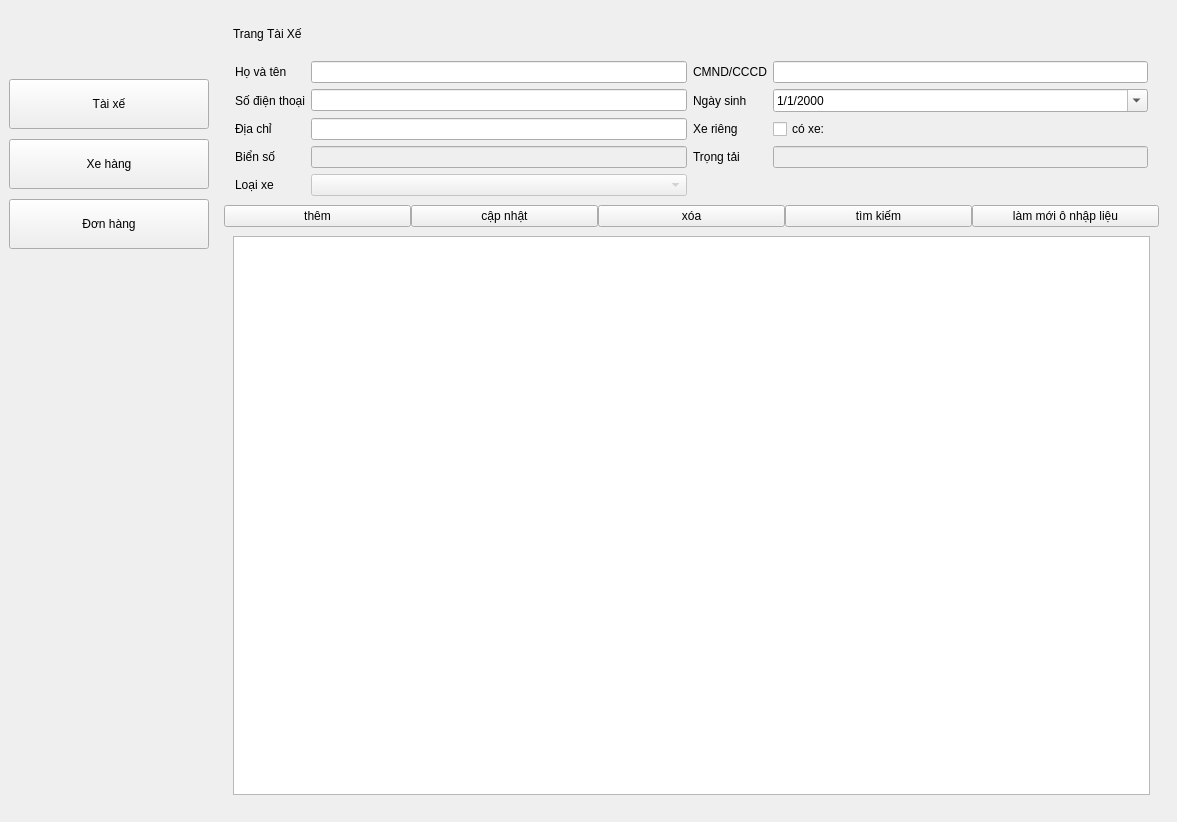
<?xml version="1.0" encoding="UTF-8"?>
<ui version="4.0">
 <class>MainWindow</class>
 <widget class="QMainWindow" name="MainWindow">
  <property name="geometry">
   <rect>
    <x>0</x>
    <y>0</y>
    <width>1177</width>
    <height>822</height>
   </rect>
  </property>
  <property name="windowTitle">
   <string>MainWindow</string>
  </property>
  <widget class="QWidget" name="centralwidget">
   <property name="contextMenuPolicy">
    <enum>Qt::NoContextMenu</enum>
   </property>
   <layout class="QHBoxLayout" name="horizontalLayout" stretch="0,0">
    <item>
     <widget class="QFrame" name="sideBar">
      <property name="styleSheet">
       <string notr="true"/>
      </property>
      <property name="frameShape">
       <enum>QFrame::NoFrame</enum>
      </property>
      <layout class="QVBoxLayout" name="verticalLayout">
       <property name="spacing">
        <number>10</number>
       </property>
       <property name="leftMargin">
        <number>0</number>
       </property>
       <property name="topMargin">
        <number>70</number>
       </property>
       <property name="rightMargin">
        <number>0</number>
       </property>
       <property name="bottomMargin">
        <number>0</number>
       </property>
       <item>
        <widget class="QPushButton" name="pushButton_driver_page">
         <property name="minimumSize">
          <size>
           <width>200</width>
           <height>50</height>
          </size>
         </property>
         <property name="styleSheet">
          <string notr="true">font: 75 10pt &quot;MS Shell Dlg 2&quot;;</string>
         </property>
         <property name="text">
          <string>Tài xế</string>
         </property>
        </widget>
       </item>
       <item>
        <widget class="QPushButton" name="pushButton_car_page">
         <property name="minimumSize">
          <size>
           <width>200</width>
           <height>50</height>
          </size>
         </property>
         <property name="styleSheet">
          <string notr="true">color: rgb(0, 0, 0);
font: 10pt &quot;MS Shell Dlg 2&quot;;</string>
         </property>
         <property name="text">
          <string>Xe hàng</string>
         </property>
        </widget>
       </item>
       <item>
        <widget class="QPushButton" name="pushButton_order_page">
         <property name="minimumSize">
          <size>
           <width>200</width>
           <height>50</height>
          </size>
         </property>
         <property name="styleSheet">
          <string notr="true">font: 75 10pt &quot;MS Shell Dlg 2&quot;;</string>
         </property>
         <property name="text">
          <string>Đơn hàng</string>
         </property>
        </widget>
       </item>
       <item>
        <spacer name="verticalSpacer">
         <property name="orientation">
          <enum>Qt::Vertical</enum>
         </property>
         <property name="sizeHint" stdset="0">
          <size>
           <width>20</width>
           <height>439</height>
          </size>
         </property>
        </spacer>
       </item>
      </layout>
     </widget>
    </item>
    <item>
     <widget class="QFrame" name="mainInfor">
      <property name="frameShape">
       <enum>QFrame::NoFrame</enum>
      </property>
      <layout class="QGridLayout" name="gridLayout_2" columnstretch="0">
       <property name="sizeConstraint">
        <enum>QLayout::SetDefaultConstraint</enum>
       </property>
       <item row="0" column="0">
        <widget class="QStackedWidget" name="stackedWidget">
         <property name="currentIndex">
          <number>0</number>
         </property>
         <widget class="QWidget" name="page">
          <layout class="QVBoxLayout" name="verticalLayout_2" stretch="0,0,0,0">
           <property name="spacing">
            <number>0</number>
           </property>
           <property name="leftMargin">
            <number>0</number>
           </property>
           <property name="topMargin">
            <number>0</number>
           </property>
           <property name="rightMargin">
            <number>0</number>
           </property>
           <property name="bottomMargin">
            <number>0</number>
           </property>
           <item>
            <widget class="QFrame" name="frame_title">
             <property name="frameShape">
              <enum>QFrame::NoFrame</enum>
             </property>
             <layout class="QHBoxLayout" name="horizontalLayout_3">
              <item>
               <widget class="QLabel" name="title_label">
                <property name="styleSheet">
                 <string notr="true">font: 75 20pt &quot;MS Shell Dlg 2&quot;;</string>
                </property>
                <property name="text">
                 <string>Trang Tài Xế</string>
                </property>
               </widget>
              </item>
             </layout>
            </widget>
           </item>
           <item>
            <widget class="QFrame" name="frame_form">
             <property name="enabled">
              <bool>true</bool>
             </property>
             <property name="autoFillBackground">
              <bool>false</bool>
             </property>
             <property name="frameShape">
              <enum>QFrame::NoFrame</enum>
             </property>
             <layout class="QGridLayout" name="gridLayout">
              <property name="leftMargin">
               <number>11</number>
              </property>
              <property name="topMargin">
               <number>11</number>
              </property>
              <property name="rightMargin">
               <number>11</number>
              </property>
              <item row="3" column="0">
               <widget class="QLabel" name="label_21">
                <property name="text">
                 <string>Biển số</string>
                </property>
               </widget>
              </item>
              <item row="0" column="0">
               <widget class="QLabel" name="label">
                <property name="text">
                 <string>Họ và tên</string>
                </property>
               </widget>
              </item>
              <item row="0" column="1">
               <widget class="QLineEdit" name="name_driver"/>
              </item>
              <item row="1" column="0">
               <widget class="QLabel" name="label_2">
                <property name="text">
                 <string>Số điện thoại</string>
                </property>
               </widget>
              </item>
              <item row="1" column="1">
               <widget class="QLineEdit" name="phone_driver"/>
              </item>
              <item row="2" column="3">
               <widget class="QCheckBox" name="has_car">
                <property name="layoutDirection">
                 <enum>Qt::LeftToRight</enum>
                </property>
                <property name="text">
                 <string>có xe:</string>
                </property>
               </widget>
              </item>
              <item row="2" column="1">
               <widget class="QLineEdit" name="address_driver"/>
              </item>
              <item row="1" column="2">
               <widget class="QLabel" name="label_5">
                <property name="text">
                 <string>Ngày sinh</string>
                </property>
               </widget>
              </item>
              <item row="0" column="2">
               <widget class="QLabel" name="label_4">
                <property name="text">
                 <string>CMND/CCCD</string>
                </property>
               </widget>
              </item>
              <item row="0" column="3">
               <widget class="QLineEdit" name="cmmd_driver"/>
              </item>
              <item row="2" column="0">
               <widget class="QLabel" name="label_3">
                <property name="text">
                 <string>Địa chỉ</string>
                </property>
               </widget>
              </item>
              <item row="2" column="2">
               <widget class="QLabel" name="label_7">
                <property name="text">
                 <string>Xe riêng</string>
                </property>
               </widget>
              </item>
              <item row="1" column="3">
               <widget class="QDateEdit" name="born_time">
                <property name="displayFormat">
                 <string>d/M/yyyy</string>
                </property>
                <property name="calendarPopup">
                 <bool>true</bool>
                </property>
               </widget>
              </item>
              <item row="3" column="2">
               <widget class="QLabel" name="label_22">
                <property name="text">
                 <string>Trọng tải</string>
                </property>
               </widget>
              </item>
              <item row="4" column="0">
               <widget class="QLabel" name="label_23">
                <property name="text">
                 <string>Loại xe</string>
                </property>
               </widget>
              </item>
              <item row="3" column="1">
               <widget class="QLineEdit" name="driverHasCarBienSo">
                <property name="enabled">
                 <bool>false</bool>
                </property>
               </widget>
              </item>
              <item row="3" column="3">
               <widget class="QLineEdit" name="driverHasCarTon">
                <property name="enabled">
                 <bool>false</bool>
                </property>
               </widget>
              </item>
              <item row="4" column="1">
               <widget class="QComboBox" name="driverHasCarType">
                <property name="enabled">
                 <bool>false</bool>
                </property>
               </widget>
              </item>
             </layout>
            </widget>
           </item>
           <item>
            <widget class="QFrame" name="frame_btn">
             <property name="frameShape">
              <enum>QFrame::NoFrame</enum>
             </property>
             <layout class="QHBoxLayout" name="horizontalLayout_2">
              <property name="spacing">
               <number>0</number>
              </property>
              <property name="leftMargin">
               <number>0</number>
              </property>
              <property name="topMargin">
               <number>0</number>
              </property>
              <property name="rightMargin">
               <number>0</number>
              </property>
              <property name="bottomMargin">
               <number>0</number>
              </property>
              <item>
               <widget class="QPushButton" name="add_btn">
                <property name="minimumSize">
                 <size>
                  <width>100</width>
                  <height>0</height>
                 </size>
                </property>
                <property name="text">
                 <string>thêm</string>
                </property>
               </widget>
              </item>
              <item>
               <widget class="QPushButton" name="update_btn">
                <property name="minimumSize">
                 <size>
                  <width>100</width>
                  <height>0</height>
                 </size>
                </property>
                <property name="text">
                 <string>cập nhật</string>
                </property>
               </widget>
              </item>
              <item>
               <widget class="QPushButton" name="remove_btn">
                <property name="text">
                 <string>xóa</string>
                </property>
               </widget>
              </item>
              <item>
               <widget class="QPushButton" name="find_btn">
                <property name="text">
                 <string>tìm kiếm</string>
                </property>
               </widget>
              </item>
              <item>
               <widget class="QPushButton" name="refresh_btn">
                <property name="text">
                 <string>làm mới ô nhập liệu</string>
                </property>
               </widget>
              </item>
             </layout>
            </widget>
           </item>
           <item>
            <widget class="QFrame" name="frame_table">
             <property name="frameShape">
              <enum>QFrame::NoFrame</enum>
             </property>
             <layout class="QHBoxLayout" name="horizontalLayout_4">
              <item>
               <widget class="QTableWidget" name="table_result">
                <property name="enabled">
                 <bool>true</bool>
                </property>
                <property name="minimumSize">
                 <size>
                  <width>904</width>
                  <height>465</height>
                 </size>
                </property>
                <property name="focusPolicy">
                 <enum>Qt::NoFocus</enum>
                </property>
                <property name="editTriggers">
                 <set>QAbstractItemView::NoEditTriggers</set>
                </property>
                <property name="showGrid">
                 <bool>true</bool>
                </property>
                <attribute name="horizontalHeaderVisible">
                 <bool>false</bool>
                </attribute>
                <attribute name="horizontalHeaderCascadingSectionResizes">
                 <bool>false</bool>
                </attribute>
                <attribute name="horizontalHeaderDefaultSectionSize">
                 <number>50</number>
                </attribute>
                <attribute name="horizontalHeaderHighlightSections">
                 <bool>true</bool>
                </attribute>
                <attribute name="horizontalHeaderMinimumSectionSize">
                 <number>100</number>
                </attribute>
                <attribute name="horizontalHeaderShowSortIndicator" stdset="0">
                 <bool>false</bool>
                </attribute>
                <attribute name="horizontalHeaderStretchLastSection">
                 <bool>false</bool>
                </attribute>
                <attribute name="verticalHeaderVisible">
                 <bool>false</bool>
                </attribute>
                <attribute name="verticalHeaderCascadingSectionResizes">
                 <bool>false</bool>
                </attribute>
                <attribute name="verticalHeaderShowSortIndicator" stdset="0">
                 <bool>false</bool>
                </attribute>
                <attribute name="verticalHeaderStretchLastSection">
                 <bool>false</bool>
                </attribute>
                <column>
                 <property name="text">
                  <string>Họ và tên</string>
                 </property>
                 <property name="textAlignment">
                  <set>AlignLeading|AlignVCenter</set>
                 </property>
                </column>
                <column>
                 <property name="text">
                  <string>Số điện thoại</string>
                 </property>
                 <property name="textAlignment">
                  <set>AlignLeading|AlignVCenter</set>
                 </property>
                </column>
                <column>
                 <property name="text">
                  <string>Địa chỉ</string>
                 </property>
                 <property name="textAlignment">
                  <set>AlignLeading|AlignVCenter</set>
                 </property>
                </column>
                <column>
                 <property name="text">
                  <string>Ngày sinh </string>
                 </property>
                 <property name="textAlignment">
                  <set>AlignLeading|AlignVCenter</set>
                 </property>
                </column>
                <column>
                 <property name="text">
                  <string>CMND/CCCD</string>
                 </property>
                 <property name="textAlignment">
                  <set>AlignLeading|AlignVCenter</set>
                 </property>
                </column>
                <column>
                 <property name="text">
                  <string>Có xe riêng</string>
                 </property>
                 <property name="textAlignment">
                  <set>AlignLeading|AlignVCenter</set>
                 </property>
                </column>
                <column>
                 <property name="text">
                  <string>Trọng tải (tấn)</string>
                 </property>
                </column>
                <column>
                 <property name="text">
                  <string>Loại xe</string>
                 </property>
                </column>
                <column>
                 <property name="text">
                  <string>Biển số</string>
                 </property>
                </column>
               </widget>
              </item>
             </layout>
            </widget>
           </item>
          </layout>
         </widget>
         <widget class="QWidget" name="page_2">
          <layout class="QVBoxLayout" name="verticalLayout_3">
           <property name="leftMargin">
            <number>0</number>
           </property>
           <property name="topMargin">
            <number>0</number>
           </property>
           <property name="rightMargin">
            <number>0</number>
           </property>
           <property name="bottomMargin">
            <number>0</number>
           </property>
           <item>
            <widget class="QFrame" name="frame_title_2">
             <property name="frameShape">
              <enum>QFrame::NoFrame</enum>
             </property>
             <layout class="QHBoxLayout" name="horizontalLayout_7">
              <item>
               <widget class="QLabel" name="title_label_2">
                <property name="styleSheet">
                 <string notr="true">font: 75 20pt &quot;MS Shell Dlg 2&quot;;</string>
                </property>
                <property name="text">
                 <string>Trang xe vận tải</string>
                </property>
               </widget>
              </item>
             </layout>
            </widget>
           </item>
           <item>
            <widget class="QFrame" name="frame_form_2">
             <property name="frameShape">
              <enum>QFrame::NoFrame</enum>
             </property>
             <layout class="QGridLayout" name="gridLayout_3">
              <item row="3" column="2">
               <widget class="QLabel" name="label_12">
                <property name="text">
                 <string>Loại xe</string>
                </property>
               </widget>
              </item>
              <item row="2" column="4">
               <widget class="QLineEdit" name="car_lease_ton"/>
              </item>
              <item row="0" column="0">
               <widget class="QLabel" name="label_6">
                <property name="text">
                 <string>Chủ xe</string>
                </property>
               </widget>
              </item>
              <item row="0" column="4">
               <widget class="QLineEdit" name="car_lease_number"/>
              </item>
              <item row="2" column="1">
               <widget class="QLineEdit" name="phone_lease"/>
              </item>
              <item row="0" column="2">
               <widget class="QLabel" name="label_8">
                <property name="text">
                 <string>Biển số</string>
                </property>
               </widget>
              </item>
              <item row="0" column="1">
               <widget class="QLineEdit" name="name_lease"/>
              </item>
              <item row="2" column="0">
               <widget class="QLabel" name="label_9">
                <property name="text">
                 <string>Số điện thoại</string>
                </property>
               </widget>
              </item>
              <item row="2" column="2">
               <widget class="QLabel" name="label_10">
                <property name="text">
                 <string>Trọng tải</string>
                </property>
               </widget>
              </item>
              <item row="3" column="0">
               <widget class="QLabel" name="label_11">
                <property name="text">
                 <string>Địa chỉ</string>
                </property>
               </widget>
              </item>
              <item row="3" column="1">
               <widget class="QLineEdit" name="address_car_lease"/>
              </item>
              <item row="3" column="4">
               <widget class="QComboBox" name="car_lease_type"/>
              </item>
             </layout>
            </widget>
           </item>
           <item>
            <widget class="QFrame" name="frame_btn_2">
             <property name="frameShape">
              <enum>QFrame::NoFrame</enum>
             </property>
             <layout class="QHBoxLayout" name="horizontalLayout_5">
              <item>
               <widget class="QPushButton" name="add_btn_2">
                <property name="text">
                 <string>thêm</string>
                </property>
               </widget>
              </item>
              <item>
               <widget class="QPushButton" name="update_btn_2">
                <property name="text">
                 <string>cập nhật</string>
                </property>
               </widget>
              </item>
              <item>
               <widget class="QPushButton" name="remove_btn_2">
                <property name="text">
                 <string>xóa</string>
                </property>
               </widget>
              </item>
              <item>
               <widget class="QPushButton" name="find_btn_2">
                <property name="text">
                 <string>tìm kiếm</string>
                </property>
               </widget>
              </item>
              <item>
               <widget class="QPushButton" name="refresh_btn_2">
                <property name="text">
                 <string>làm mới ô nhập liệu</string>
                </property>
               </widget>
              </item>
             </layout>
            </widget>
           </item>
           <item>
            <widget class="QFrame" name="frame_table_2">
             <property name="frameShape">
              <enum>QFrame::NoFrame</enum>
             </property>
             <layout class="QHBoxLayout" name="horizontalLayout_6">
              <item>
               <widget class="QTableWidget" name="table_result_2">
                <property name="focusPolicy">
                 <enum>Qt::NoFocus</enum>
                </property>
                <property name="editTriggers">
                 <set>QAbstractItemView::NoEditTriggers</set>
                </property>
                <property name="showGrid">
                 <bool>true</bool>
                </property>
                <property name="sortingEnabled">
                 <bool>false</bool>
                </property>
                <attribute name="horizontalHeaderVisible">
                 <bool>false</bool>
                </attribute>
                <attribute name="horizontalHeaderCascadingSectionResizes">
                 <bool>false</bool>
                </attribute>
                <attribute name="horizontalHeaderDefaultSectionSize">
                 <number>50</number>
                </attribute>
                <attribute name="horizontalHeaderHighlightSections">
                 <bool>true</bool>
                </attribute>
                <attribute name="horizontalHeaderMinimumSectionSize">
                 <number>100</number>
                </attribute>
                <attribute name="horizontalHeaderShowSortIndicator" stdset="0">
                 <bool>false</bool>
                </attribute>
                <attribute name="horizontalHeaderStretchLastSection">
                 <bool>false</bool>
                </attribute>
                <attribute name="verticalHeaderVisible">
                 <bool>false</bool>
                </attribute>
                <attribute name="verticalHeaderCascadingSectionResizes">
                 <bool>false</bool>
                </attribute>
                <attribute name="verticalHeaderShowSortIndicator" stdset="0">
                 <bool>false</bool>
                </attribute>
                <attribute name="verticalHeaderStretchLastSection">
                 <bool>false</bool>
                </attribute>
                <column>
                 <property name="text">
                  <string>Họ và tên</string>
                 </property>
                 <property name="textAlignment">
                  <set>AlignLeading|AlignVCenter</set>
                 </property>
                </column>
                <column>
                 <property name="text">
                  <string>Số điện thoại</string>
                 </property>
                 <property name="textAlignment">
                  <set>AlignLeading|AlignVCenter</set>
                 </property>
                </column>
                <column>
                 <property name="text">
                  <string>Địa chỉ</string>
                 </property>
                 <property name="textAlignment">
                  <set>AlignLeading|AlignVCenter</set>
                 </property>
                </column>
                <column>
                 <property name="text">
                  <string>Biển số</string>
                 </property>
                 <property name="textAlignment">
                  <set>AlignLeading|AlignVCenter</set>
                 </property>
                </column>
                <column>
                 <property name="text">
                  <string>Trọng tải (tấn)</string>
                 </property>
                 <property name="textAlignment">
                  <set>AlignLeading|AlignVCenter</set>
                 </property>
                </column>
                <column>
                 <property name="text">
                  <string>Loại xe</string>
                 </property>
                 <property name="textAlignment">
                  <set>AlignLeading|AlignVCenter</set>
                 </property>
                </column>
               </widget>
              </item>
             </layout>
            </widget>
           </item>
          </layout>
         </widget>
         <widget class="QWidget" name="page_3">
          <layout class="QVBoxLayout" name="verticalLayout_4">
           <property name="leftMargin">
            <number>0</number>
           </property>
           <property name="topMargin">
            <number>0</number>
           </property>
           <property name="rightMargin">
            <number>0</number>
           </property>
           <property name="bottomMargin">
            <number>0</number>
           </property>
           <item>
            <widget class="QFrame" name="frame_title_3">
             <property name="frameShape">
              <enum>QFrame::NoFrame</enum>
             </property>
             <layout class="QHBoxLayout" name="horizontalLayout_10">
              <item>
               <widget class="QLabel" name="title_label_3">
                <property name="styleSheet">
                 <string notr="true">font: 75 20pt &quot;MS Shell Dlg 2&quot;;</string>
                </property>
                <property name="text">
                 <string>Trang Đơn Hàng</string>
                </property>
               </widget>
              </item>
             </layout>
            </widget>
           </item>
           <item>
            <widget class="QFrame" name="frame_form_3">
             <property name="frameShape">
              <enum>QFrame::NoFrame</enum>
             </property>
             <layout class="QGridLayout" name="gridLayout_4">
              <item row="2" column="5" colspan="2">
               <widget class="QLineEdit" name="order_need_car"/>
              </item>
              <item row="2" column="4">
               <widget class="QLabel" name="label_13">
                <property name="text">
                 <string>Loại bảo quản</string>
                </property>
               </widget>
              </item>
              <item row="0" column="0">
               <widget class="QLabel" name="label_14">
                <property name="text">
                 <string>Mã đơn</string>
                </property>
               </widget>
              </item>
              <item row="1" column="0" colspan="2">
               <widget class="QLabel" name="label_16">
                <property name="text">
                 <string>Ngày khởi hành</string>
                </property>
               </widget>
              </item>
              <item row="3" column="2">
               <widget class="QLineEdit" name="driver_name_order"/>
              </item>
              <item row="3" column="6">
               <widget class="QComboBox" name="car_chose_box">
                <property name="minimumSize">
                 <size>
                  <width>250</width>
                  <height>0</height>
                 </size>
                </property>
               </widget>
              </item>
              <item row="1" column="4">
               <widget class="QLabel" name="label_17">
                <property name="text">
                 <string>Số lượng hàng (Tấn)</string>
                </property>
               </widget>
              </item>
              <item row="0" column="2" colspan="2">
               <widget class="QLineEdit" name="name_orderID"/>
              </item>
              <item row="0" column="4">
               <widget class="QLabel" name="label_15">
                <property name="text">
                 <string>Trạng thái đơn</string>
                </property>
               </widget>
              </item>
              <item row="1" column="5" colspan="2">
               <widget class="QLineEdit" name="ton_cargo"/>
              </item>
              <item row="3" column="0">
               <widget class="QLabel" name="label_19">
                <property name="text">
                 <string>Chọn tài xế</string>
                </property>
               </widget>
              </item>
              <item row="3" column="3">
               <widget class="QComboBox" name="driver_chose_box">
                <property name="minimumSize">
                 <size>
                  <width>250</width>
                  <height>0</height>
                 </size>
                </property>
               </widget>
              </item>
              <item row="3" column="4">
               <widget class="QLabel" name="label_20">
                <property name="text">
                 <string>Chọn xe</string>
                </property>
               </widget>
              </item>
              <item row="2" column="2" colspan="2">
               <widget class="QLineEdit" name="order_name"/>
              </item>
              <item row="3" column="5">
               <widget class="QLineEdit" name="car_name_order"/>
              </item>
              <item row="2" column="0">
               <widget class="QLabel" name="label_18">
                <property name="text">
                 <string>Tên hàng</string>
                </property>
               </widget>
              </item>
              <item row="1" column="2" colspan="2">
               <widget class="QLineEdit" name="time_start"/>
              </item>
              <item row="0" column="5" colspan="2">
               <widget class="QLineEdit" name="order_status"/>
              </item>
             </layout>
            </widget>
           </item>
           <item>
            <widget class="QFrame" name="frame_btn_3">
             <property name="frameShape">
              <enum>QFrame::NoFrame</enum>
             </property>
             <layout class="QHBoxLayout" name="horizontalLayout_8">
              <item>
               <widget class="QPushButton" name="add_btn_3">
                <property name="text">
                 <string>xuất đơn</string>
                </property>
               </widget>
              </item>
              <item>
               <widget class="QPushButton" name="update_btn_3">
                <property name="text">
                 <string>cập nhật tài xế và xe</string>
                </property>
               </widget>
              </item>
              <item>
               <widget class="QPushButton" name="find_btn_3">
                <property name="text">
                 <string>tìm kiếm</string>
                </property>
               </widget>
              </item>
              <item>
               <widget class="QPushButton" name="refresh_btn_3">
                <property name="text">
                 <string>làm mới ô nhập liệu</string>
                </property>
               </widget>
              </item>
              <item>
               <widget class="QPushButton" name="refresh_btn_order">
                <property name="text">
                 <string>làm mới bảng đơn</string>
                </property>
               </widget>
              </item>
             </layout>
            </widget>
           </item>
           <item>
            <widget class="QFrame" name="frame_table_3">
             <property name="frameShape">
              <enum>QFrame::NoFrame</enum>
             </property>
             <layout class="QHBoxLayout" name="horizontalLayout_9">
              <item>
               <widget class="QTableWidget" name="table_result_3">
                <property name="focusPolicy">
                 <enum>Qt::NoFocus</enum>
                </property>
                <property name="editTriggers">
                 <set>QAbstractItemView::NoEditTriggers</set>
                </property>
                <property name="showGrid">
                 <bool>true</bool>
                </property>
                <attribute name="horizontalHeaderVisible">
                 <bool>false</bool>
                </attribute>
                <attribute name="horizontalHeaderCascadingSectionResizes">
                 <bool>false</bool>
                </attribute>
                <attribute name="horizontalHeaderDefaultSectionSize">
                 <number>50</number>
                </attribute>
                <attribute name="horizontalHeaderHighlightSections">
                 <bool>true</bool>
                </attribute>
                <attribute name="horizontalHeaderMinimumSectionSize">
                 <number>100</number>
                </attribute>
                <attribute name="horizontalHeaderShowSortIndicator" stdset="0">
                 <bool>false</bool>
                </attribute>
                <attribute name="horizontalHeaderStretchLastSection">
                 <bool>false</bool>
                </attribute>
                <attribute name="verticalHeaderVisible">
                 <bool>false</bool>
                </attribute>
                <attribute name="verticalHeaderCascadingSectionResizes">
                 <bool>false</bool>
                </attribute>
                <attribute name="verticalHeaderShowSortIndicator" stdset="0">
                 <bool>false</bool>
                </attribute>
                <attribute name="verticalHeaderStretchLastSection">
                 <bool>false</bool>
                </attribute>
                <column>
                 <property name="text">
                  <string>Mã đơn</string>
                 </property>
                </column>
                <column>
                 <property name="text">
                  <string>Trạng thái</string>
                 </property>
                </column>
                <column>
                 <property name="text">
                  <string>Ngày tạo</string>
                 </property>
                </column>
                <column>
                 <property name="text">
                  <string>Họ và tên</string>
                 </property>
                 <property name="textAlignment">
                  <set>AlignLeading|AlignVCenter</set>
                 </property>
                </column>
                <column>
                 <property name="text">
                  <string>Số điện thoại</string>
                 </property>
                 <property name="textAlignment">
                  <set>AlignLeading|AlignVCenter</set>
                 </property>
                </column>
                <column>
                 <property name="text">
                  <string>Loại hàng</string>
                 </property>
                </column>
                <column>
                 <property name="text">
                  <string>Ngày khởi hành</string>
                 </property>
                </column>
                <column>
                 <property name="text">
                  <string>Loại xe</string>
                 </property>
                </column>
                <column>
                 <property name="text">
                  <string>Trọng tải (tấn)</string>
                 </property>
                 <property name="textAlignment">
                  <set>AlignLeading|AlignVCenter</set>
                 </property>
                </column>
                <column>
                 <property name="text">
                  <string>Tài xế</string>
                 </property>
                </column>
                <column>
                 <property name="text">
                  <string>Biển số xe</string>
                 </property>
                 <property name="textAlignment">
                  <set>AlignLeading|AlignVCenter</set>
                 </property>
                </column>
               </widget>
              </item>
             </layout>
            </widget>
           </item>
          </layout>
         </widget>
         <widget class="QWidget" name="page_4">
          <widget class="QFrame" name="frame">
           <property name="geometry">
            <rect>
             <x>-20</x>
             <y>-10</y>
             <width>621</width>
             <height>111</height>
            </rect>
           </property>
           <property name="frameShape">
            <enum>QFrame::NoFrame</enum>
           </property>
          </widget>
          <widget class="QFrame" name="frame_2">
           <property name="geometry">
            <rect>
             <x>-21</x>
             <y>99</y>
             <width>621</width>
             <height>71</height>
            </rect>
           </property>
           <property name="frameShape">
            <enum>QFrame::NoFrame</enum>
           </property>
          </widget>
          <widget class="QFrame" name="frame_3">
           <property name="geometry">
            <rect>
             <x>9</x>
             <y>189</y>
             <width>561</width>
             <height>61</height>
            </rect>
           </property>
           <property name="frameShape">
            <enum>QFrame::NoFrame</enum>
           </property>
          </widget>
          <widget class="QFrame" name="frame_4">
           <property name="geometry">
            <rect>
             <x>0</x>
             <y>260</y>
             <width>591</width>
             <height>281</height>
            </rect>
           </property>
           <property name="frameShape">
            <enum>QFrame::NoFrame</enum>
           </property>
           <widget class="QTableWidget" name="tableWidget_2">
            <property name="geometry">
             <rect>
              <x>60</x>
              <y>50</y>
              <width>256</width>
              <height>192</height>
             </rect>
            </property>
            <column>
             <property name="text">
              <string>New Column</string>
             </property>
            </column>
            <column>
             <property name="text">
              <string>1</string>
             </property>
            </column>
            <column>
             <property name="text">
              <string>3</string>
             </property>
            </column>
           </widget>
          </widget>
         </widget>
        </widget>
       </item>
      </layout>
     </widget>
    </item>
   </layout>
  </widget>
 </widget>
 <resources/>
 <connections/>
</ui>
